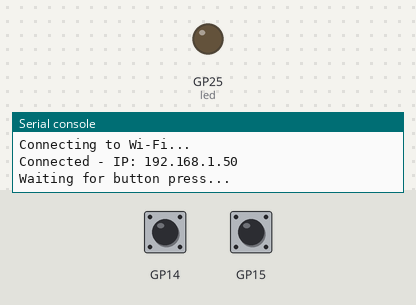
This program was run on a simulated Raspberry Pi Pico running CircuitPython. On the bench: output pins drawn as LEDs (lit = HIGH), the last lines printed to the serial console. Inputs (shaded band) come from the test bench; at power-on: GP14 HIGH, GP15 HIGH. Web requests get an empty 200 reply after 0.4 s.

Above: at 2.7 s.
2.8 s: GP14 pulled LOW for 0.15 s
At 3.02 s:
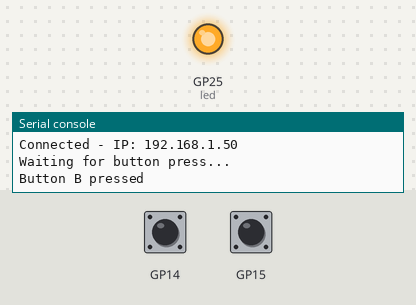
4.7 s: GP15 pulled LOW for 0.15 s
At 6.1 s:
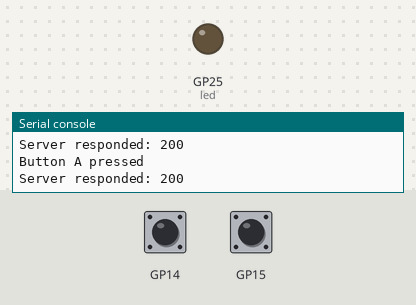
Timing chart, 0 to 7.7 s (numbered marks = the images above; inputs shaded):
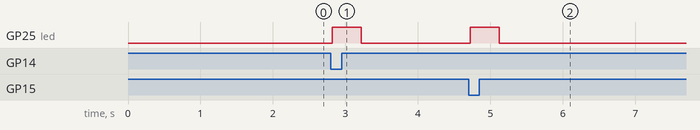

The program:

code.py
```python
import os
import time
import board
import digitalio
import keypad
import wifi
import socketpool
import adafruit_requests

SERVER = "http://192.168.1.100:8080"

led = digitalio.DigitalInOut(board.LED)
led.direction = digitalio.Direction.OUTPUT

keys = keypad.Keys(
    (board.GP15, board.GP14),
    value_when_pressed=False
)

print("Connecting to Wi-Fi...")
wifi.radio.connect(
    os.getenv("CIRCUITPY_WIFI_SSID"),
    os.getenv("CIRCUITPY_WIFI_PASSWORD")
)
print(f"Connected - IP: {wifi.radio.ipv4_address}")

pool = socketpool.SocketPool(wifi.radio)
requests = adafruit_requests.Session(pool)


def send(payload):
    try:
        led.value = True
        response = requests.post(SERVER, json=payload)
        print(f"Server responded: {response.status_code}")
        response.close()
    except Exception as e:
        print(f"Request failed: {e}")
    finally:
        led.value = False


print("Waiting for button press...")

while True:
    event = keys.events.get()
    if event and event.pressed:
        if event.key_number == 0:
            print("Button A pressed")
            send({"button": "A", "message": "hello from button A"})
        elif event.key_number == 1:
            print("Button B pressed")
            send({"button": "B", "message": "hello from button B"})

    time.sleep(0.01)
```

Measured:
- after the input at 2.8 s, GP25 (led): LOW → HIGH at once, → LOW 0.40 s later
- after the input at 4.7 s, GP25 (led): LOW → HIGH at once, → LOW 0.40 s later
